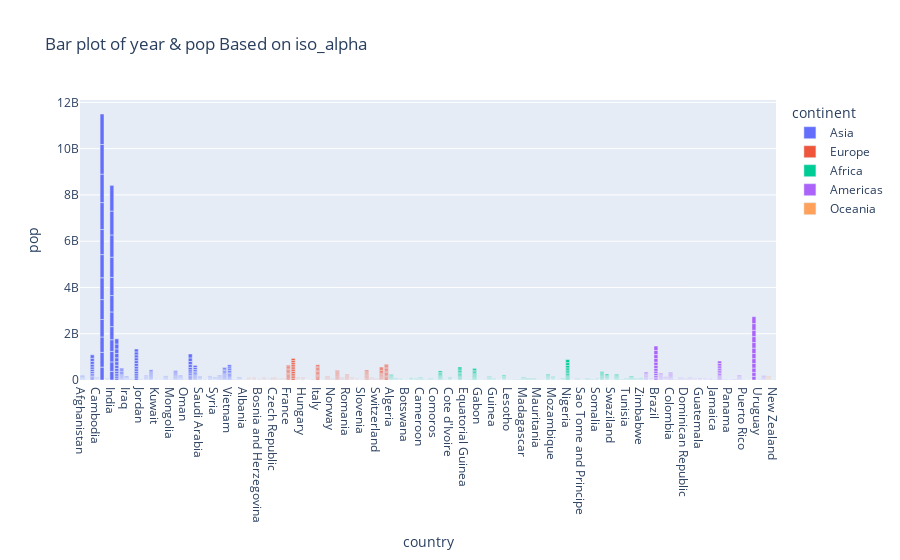

Notebook cell for this chart:
### Code cell
px.bar(df4 ,
       x = "country" ,
       y = "pop"  ,
       color = "continent" ,
       title = "Bar plot of year & pop Based on iso_alpha" )

### Figure 1 — Plotly figure (JSON) as saved in the notebook; plotly's stock layout.template omitted (floating-point values rounded to 4 significant figures; data arrays with more than 128 entries replaced by an {"elided": "..."} marker saying what was removed)
{"data": [{"alignmentgroup": "True", "hovertemplate": "continent=Asia<br>country=%{x}<br>pop=%{y}<extra></extra>", "legendgroup": "Asia", "marker": {"color": "#636efa", "pattern": {"shape": ""}}, "name": "Asia", "offsetgroup": "Asia", "orientation": "v", "showlegend": true, "textposition": "auto", "type": "bar", "x": {"elided": "396 str values"}, "xaxis": "x", "y": {"elided": "396 int values"}, "yaxis": "y"}, {"alignmentgroup": "True", "hovertemplate": "continent=Europe<br>country=%{x}<br>pop=%{y}<extra></extra>", "legendgroup": "Europe", "marker": {"color": "#EF553B", "pattern": {"shape": ""}}, "name": "Europe", "offsetgroup": "Europe", "orientation": "v", "showlegend": true, "textposition": "auto", "type": "bar", "x": {"elided": "360 str values"}, "xaxis": "x", "y": {"elided": "360 int values"}, "yaxis": "y"}, {"alignmentgroup": "True", "hovertemplate": "continent=Africa<br>country=%{x}<br>pop=%{y}<extra></extra>", "legendgroup": "Africa", "marker": {"color": "#00cc96", "pattern": {"shape": ""}}, "name": "Africa", "offsetgroup": "Africa", "orientation": "v", "showlegend": true, "textposition": "auto", "type": "bar", "x": {"elided": "624 str values"}, "xaxis": "x", "y": {"elided": "624 int values"}, "yaxis": "y"}, {"alignmentgroup": "True", "hovertemplate": "continent=Americas<br>country=%{x}<br>pop=%{y}<extra></extra>", "legendgroup": "Americas", "marker": {"color": "#ab63fa", "pattern": {"shape": ""}}, "name": "Americas", "offsetgroup": "Americas", "orientation": "v", "showlegend": true, "textposition": "auto", "type": "bar", "x": {"elided": "300 str values"}, "xaxis": "x", "y": {"elided": "300 int values"}, "yaxis": "y"}, {"alignmentgroup": "True", "hovertemplate": "continent=Oceania<br>country=%{x}<br>pop=%{y}<extra></extra>", "legendgroup": "Oceania", "marker": {"color": "#FFA15A", "pattern": {"shape": ""}}, "name": "Oceania", "offsetgroup": "Oceania", "orientation": "v", "showlegend": true, "textposition": "auto", "type": "bar", "x": ["Australia", "Australia", "Australia", "Australia", "Australia", "Australia", "Australia", "Australia", "Australia", "Australia", "Australia", "Australia", "New Zealand", "New Zealand", "New Zealand", "New Zealand", "New Zealand", "New Zealand", "New Zealand", "New Zealand", "New Zealand", "New Zealand", "New Zealand", "New Zealand"], "xaxis": "x", "y": [8691212, 9712569, 10794968, 11872264, 13177000, 14074100, 15184200, 16257249, 17481977, 18565243, 19546792, 20434176, 1994794, 2229407, 2488550, 2728150, 2929100, 3164900, 3210650, 3317166, 3437674, 3676187, 3908037, 4115771], "yaxis": "y"}], "layout": {"barmode": "relative", "legend": {"title": {"text": "continent"}, "tracegroupgap": 0}, "title": {"text": "Bar plot of year & pop Based on iso_alpha"}, "xaxis": {"anchor": "y", "domain": [0, 1], "title": {"text": "country"}}, "yaxis": {"anchor": "x", "domain": [0, 1], "title": {"text": "pop"}}}}
